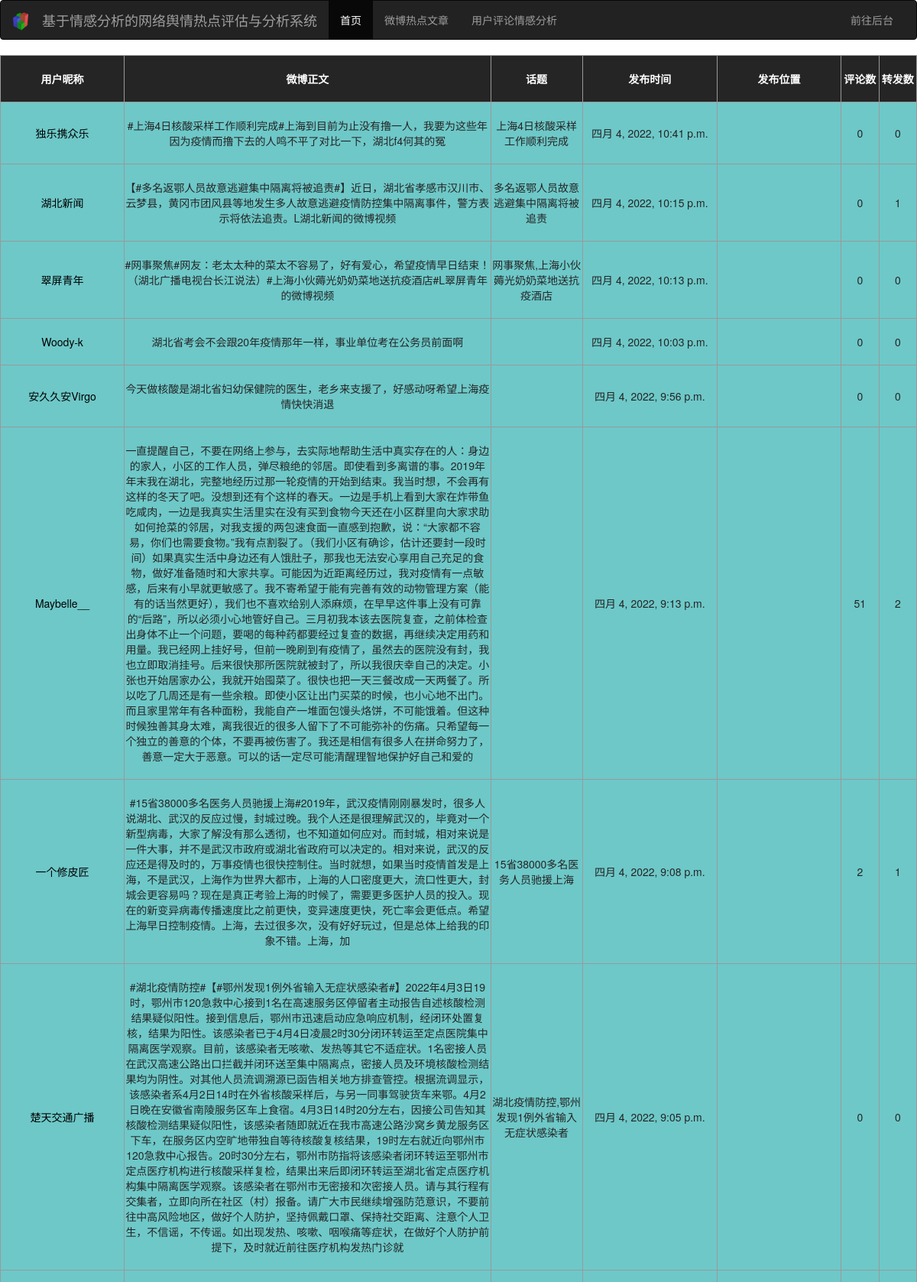
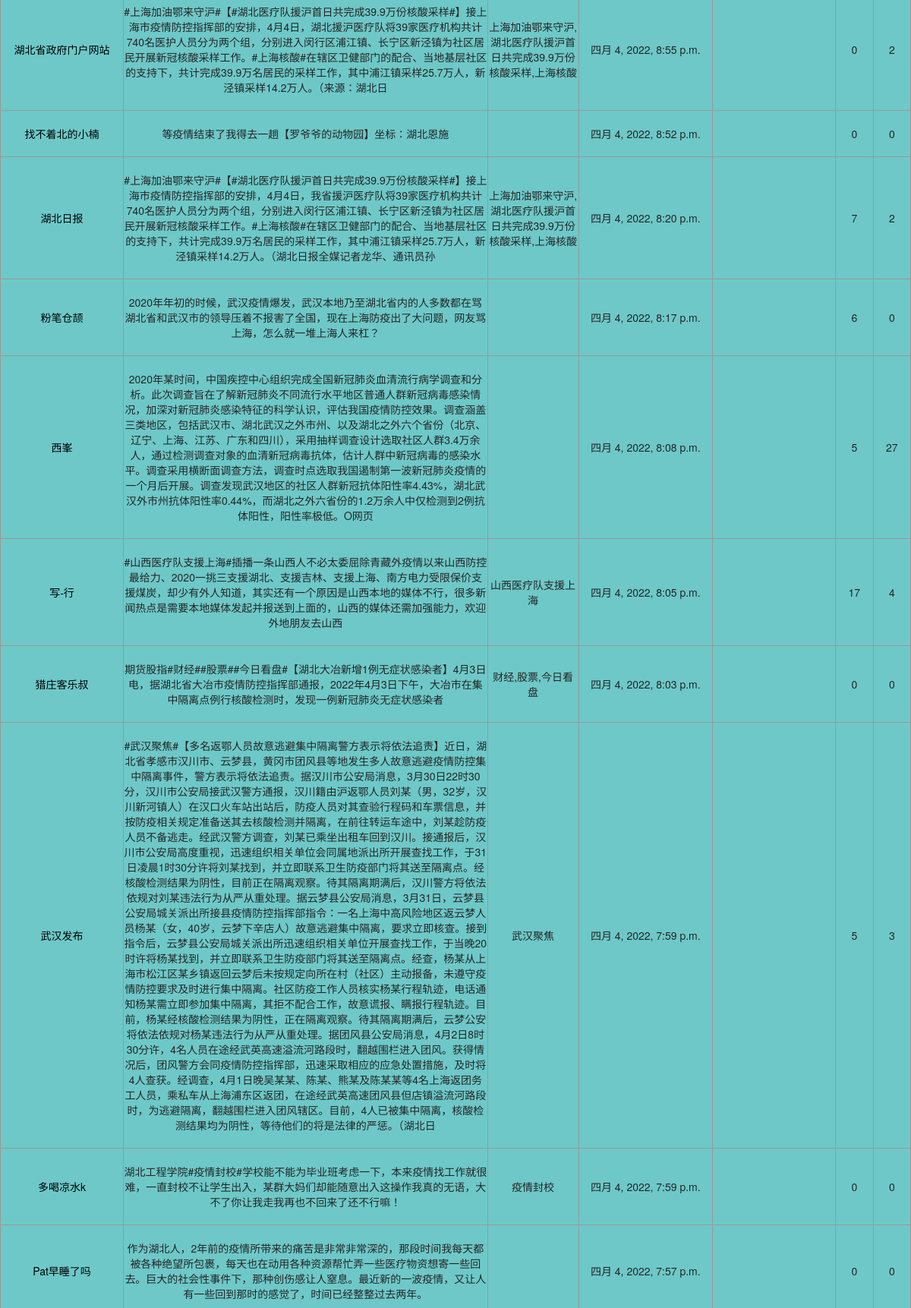
Screenshot of /weibo_hot_article/ (upper part) with the database file from the repository (2 pictures, top to bottom).
### WeiboModel/models.py (models this page shows)
class HotArticle(models.Model):
    article_bid = models.CharField('文章BID', max_length=100)
    article_uid = models.CharField('文章UID', max_length=100)
    article_id = models.CharField('文章ID', max_length=100)
    screen_name = models.TextField('用户昵称')
    text = models.TextField('微博正文')
    topics = models.TextField('话题')
    publish_time = models.DateTimeField('发布时间')
    location= models.TextField('发布位置')
    comments_count = models.IntegerField('评论数')
    reposts_count = models.IntegerField('转发数')
    publish_tool = models.TextField('发布工具')
    class Meta:
        db_table = "hot_article"
        verbose_name = "热点文章"
        verbose_name_plural = verbose_name
        ordering = ('id',)

### public_opinion_analysis_system/views.py (the view)
# urls.py: path('weibo_hot_article/', views.weibo_hot_article),
def weibo_hot_article(request):
    context = {}
    name_list = ['用户昵称', '微博正文', '话题', '发布时间',
                    '发布位置', '评论数', '转发数']
    article_list = HotArticle.objects.all()
    context['article_list'] = article_list
    context['name_list'] = name_list
    return render(request, "weibo_hot_article.html", context)

### templates/weibo_hot_article.html
{%extends "base.html" %}
{% block mainHead %}
     <link rel="stylesheet" href="/static/css/table.css">
{% endblock %}
{% block mainbody %}
<table border="1">
    <thead>
        <tr>
            {% if name_list %}
                {% for name in name_list %}
                    <th>{{name}}</th>
                {% endfor %}
            {% endif %}
        </tr>
    </thead>
    {% if article_list %}
      {% for article in article_list %}
        <tr>
            <td>{{article.screen_name}}</td>
            <td style="width: 40%">{{article.text}}</td>
            <td style="width: 10%">{{article.topics}}</td>
            <td>{{article.publish_time}}</td>
            <td>{{article.location}}</td>
            <td>{{article.comments_count}}</td>
            <td>{{article.reposts_count}}</td>
        </tr>
      {% endfor %}
    {% else %}
      <p>没有查询到数据</p>
    {% endif %}
</table>
{% endblock %}

### statics/css/table.css (style rules this page uses)
table { width: 100%; border-collapse: collapse; }
th, td { border: 1px solid #999; text-align: center; padding: 20px 0; }
table thead tr { background-color: #252525; color: #fff; }
table tbody tr:nth-child(even) { background-color:#6EC8C8; color:#252525; }
table tbody tr:nth-child(odd) { background-color:#6EC8C8; color: #252525; }
table tbody tr td:first-child { color: #000; }

### rows the page displays
HotArticle: screen_name "独乐携众乐", text "#上海4日核酸采样工作顺利完成#上海到目前为止没有撸一人，我要为这些年因为疫情而撸下去的人鸣不平了对比一下，湖北f4何其的冤", topics "上海4日核酸采样工作顺利完成", publish_time "四月 4, 2022, 10:41 p.m.", comments_count "0", reposts_count "0"
HotArticle: screen_name "湖北新闻", text "【#多名返鄂人员故意逃避集中隔离将被追责#】近日，湖北省孝感市汉川市、云梦县，黄冈市团风县等地发生多人故意逃避疫情防控集中隔离事件，警方表示将依法追责。L湖北新闻的微博视频", topics "多名返鄂人员故意逃避集中隔离将被追责", publish_time "四月 4, 2022, 10:15 p.m.", comments_count "0", reposts_count "1"
HotArticle: screen_name "翠屏青年", text "#网事聚焦#网友：老太太种的菜太不容易了，好有爱心，希望疫情早日结束！（湖北广播电视台长江说法）#上海小伙薅光奶奶菜地送抗疫酒店#L翠屏青年的微博视频", topics "网事聚焦,上海小伙薅光奶奶菜地送抗疫酒店", publish_time "四月 4, 2022, 10:13 p.m.", comments_count "0", reposts_count "0"
HotArticle: screen_name "Woody-k", text "湖北省考会不会跟20年疫情那年一样，事业单位考在公务员前面啊", publish_time "四月 4, 2022, 10:03 p.m.", comments_count "0", reposts_count "0"
HotArticle: screen_name "安久久安Virgo", text "今天做核酸是湖北省妇幼保健院的医生，老乡来支援了，好感动呀希望上海疫情快快消退", publish_time "四月 4, 2022, 9:56 p.m.", comments_count "0", reposts_count "0"
HotArticle: screen_name "Maybelle__", text "一直提醒自己，不要在网络上参与，去实际地帮助生活中真实存在的人：身边的家人，小区的工作人员，弹尽粮绝的邻居。即使看到多离谱的事。2019年年末我在湖北，完整地经历过那一轮疫情的开始到结束。我当时想，不会再有这样的冬天了吧。没想到还有个这样的春天。一边是手机上看到大家在炸带鱼吃咸肉，一边是我真实生活里实在没有买到食物今天还在小区群里向大家求助如何抢菜的邻居，对我支援的两包速食面一直感到抱歉，说：“大家都不容易，你们也需要食物。”我有点割裂了。（我们小区有确诊，估计还要封一段时间）如果真实生活中身边还有人饿肚子，那我也无法安心享用自己充足的食物，做好准备随时和大家共享。可能因为近距离经历过，我对疫情有一点敏感，后来有小早就更敏感了。我不寄希望于能有完善有效的动物管理方案（能有的话当然更好），我们也不喜欢给别人添麻烦，在早早这件事上没有可靠的“后路”，所以必须小心地管好自己。三月初我本该去医院复查，之前体检查出身体不止一个问题，要喝的每种药都要经过复查的数据，再继续决定用药和用量。我已经网上挂好号，但前一晚刷到有疫情了，虽然去的医院没有封，我也立即取消挂号。后来很快那所医院就被封了，所以我很庆幸自己的决定。小张也开始居家办公，我就开始囤菜了。很快也把一天三餐改成一天两餐了。所以吃了几周还是有一些余粮。即使小区让出门买菜的时候，也小心地不出门。而且家里常年有各种面粉，我能自产一堆面包馒头烙饼，不可能饿着。但这种时候独善其身太难，离我很近的很多人留下了不可能弥补的伤痛。只希望每一个独立的善意的个体，不要再被伤害了。我还是相信有很多人在拼命努力了，善意一定大于恶意。可以的话一定尽可能清醒理…", publish_time "四月 4, 2022, 9:13 p.m.", comments_count "51", reposts_count "2"
HotArticle: screen_name "一个修皮匠", text "#15省38000多名医务人员驰援上海#2019年，武汉疫情刚刚暴发时，很多人说湖北、武汉的反应过慢，封城过晚。我个人还是很理解武汉的，毕竟对一个新型病毒，大家了解没有那么透彻，也不知道如何应对。而封城，相对来说是一件大事，并不是武汉市政府或湖北省政府可以决定的。相对来说，武汉的反应还是得及时的，万事疫情也很快控制住。当时就想，如果当时疫情首发是上海，不是武汉，上海作为世界大都市，上海的人口密度更大，流口性更大，封城会更容易吗？现在是真正考验上海的时候了，需要更多医护人员的投入。现在的新变异病毒传播速度比之前更快，变异速度更快，死亡率会更低点。希望上海早日控制疫情。上海，去过很多次，没有好好玩过，但是总体上给我的印象不错。上海，加", topics "15省38000多名医务人员驰援上海", publish_time "四月 4, 2022, 9:08 p.m.", comments_count "2", reposts_count "1"
HotArticle: screen_name "楚天交通广播", text "#湖北疫情防控#【#鄂州发现1例外省输入无症状感染者#】2022年4月3日19时，鄂州市120急救中心接到1名在高速服务区停留者主动报告自述核酸检测结果疑似阳性。接到信息后，鄂州市迅速启动应急响应机制，经闭环处置复核，结果为阳性。该感染者已于4月4日凌晨2时30分闭环转运至定点医院集中隔离医学观察。目前，该感染者无咳嗽、发热等其它不适症状。1名密接人员在武汉高速公路出口拦截并闭环送至集中隔离点，密接人员及环境核酸检测结果均为阴性。对其他人员流调溯源已函告相关地方排查管控。根据流调显示，该感染者系4月2日14时在外省核酸采样后，与另一同事驾驶货车来鄂。4月2日晚在安徽省南陵服务区车上食宿。4月3日14时20分左右，因接公司告知其核酸检测结果疑似阳性，该感染者随即就近在我市高速公路沙窝乡黄龙服务区下车，在服务区内空旷地带独自等待核酸复核结果，19时左右就近向鄂州市120急救中心报告。20时30分左右，鄂州市防指将该感染者闭环转运至鄂州市定点医疗机构进行核酸采样复检，结果出来后即闭环转运至湖北省定点医疗机构集中隔离医学观察。该感染者在鄂州市无密接和次密接人员。请与其行程有交集者，立即向所在社区（村）报备。请广大市民继续增强防范意识，不要前往中高风险地区，做好个人防护，坚持佩戴口罩、保持社交距离、注意个人卫生，不信谣，不传谣。如出现发热、咳嗽、咽喉痛等症状，在做好个人防护前提下，及时就近前往医疗机构发热门诊就", topics "湖北疫情防控,鄂州发现1例外省输入无症状感染者", publish_time "四月 4, 2022, 9:05 p.m.", comments_count "0", reposts_count "0"
HotArticle: screen_name "湖北省政府门户网站", text "#上海加油鄂来守沪#【#湖北医疗队援沪首日共完成39.9万份核酸采样#】接上海市疫情防控指挥部的安排，4月4日，湖北援沪医疗队将39家医疗机构共计740名医护人员分为两个组，分别进入闵行区浦江镇、长宁区新泾镇为社区居民开展新冠核酸采样工作。#上海核酸#在辖区卫健部门的配合、当地基层社区的支持下，共计完成39.9万名居民的采样工作，其中浦江镇采样25.7万人，新泾镇采样14.2万人。（来源：湖北日", topics "上海加油鄂来守沪,湖北医疗队援沪首日共完成39.9万份核酸采样,上海核酸", publish_time "四月 4, 2022, 8:55 p.m.", comments_count "0", reposts_count "2"
HotArticle: screen_name "找不着北的小楠", text "等疫情结束了我得去一趟【罗爷爷的动物园】坐标：湖北恩施", publish_time "四月 4, 2022, 8:52 p.m.", comments_count "0", reposts_count "0"
HotArticle: screen_name "湖北日报", text "#上海加油鄂来守沪#【#湖北医疗队援沪首日共完成39.9万份核酸采样#】接上海市疫情防控指挥部的安排，4月4日，我省援沪医疗队将39家医疗机构共计740名医护人员分为两个组，分别进入闵行区浦江镇、长宁区新泾镇为社区居民开展新冠核酸采样工作。#上海核酸#在辖区卫健部门的配合、当地基层社区的支持下，共计完成39.9万名居民的采样工作，其中浦江镇采样25.7万人，新泾镇采样14.2万人。（湖北日报全媒记者龙华、通讯员孙", topics "上海加油鄂来守沪,湖北医疗队援沪首日共完成39.9万份核酸采样,上海核酸", publish_time "四月 4, 2022, 8:20 p.m.", comments_count "7", reposts_count "2"
HotArticle: screen_name "粉笔仓颉", text "2020年年初的时候，武汉疫情爆发，武汉本地乃至湖北省内的人多数都在骂湖北省和武汉市的领导压着不报害了全国，现在上海防疫出了大问题，网友骂上海，怎么就一堆上海人来杠？", publish_time "四月 4, 2022, 8:17 p.m.", comments_count "6", reposts_count "0"
HotArticle: screen_name "西峯", text "2020年某时间，中国疾控中心组织完成全国新冠肺炎血清流行病学调查和分析。此次调查旨在了解新冠肺炎不同流行水平地区普通人群新冠病毒感染情况，加深对新冠肺炎感染特征的科学认识，评估我国疫情防控效果。调查涵盖三类地区，包括武汉市、湖北武汉之外市州、以及湖北之外六个省份（北京、辽宁、上海、江苏、广东和四川），采用抽样调查设计选取社区人群3.4万余人，通过检测调查对象的血清新冠病毒抗体，估计人群中新冠病毒的感染水平。调查采用横断面调查方法，调查时点选取我国遏制第一波新冠肺炎疫情的一个月后开展。调查发现武汉地区的社区人群新冠抗体阳性率4.43%，湖北武汉外市州抗体阳性率0.44%，而湖北之外六省份的1.2万余人中仅检测到2例抗体阳性，阳性率极低。O网页", publish_time "四月 4, 2022, 8:08 p.m.", comments_count "5", reposts_count "27"
HotArticle: screen_name "写-行", text "#山西医疗队支援上海#插播一条山西人不必太委屈除青藏外疫情以来山西防控最给力、2020一挑三支援湖北、支援吉林、支援上海、南方电力受限保价支援煤炭，却少有外人知道，其实还有一个原因是山西本地的媒体不行，很多新闻热点是需要本地媒体发起并报送到上面的，山西的媒体还需加强能力，欢迎外地朋友去山西", topics "山西医疗队支援上海", publish_time "四月 4, 2022, 8:05 p.m.", comments_count "17", reposts_count "4"
HotArticle: screen_name "猎庄客乐叔", text "期货股指#财经##股票##今日看盘#【湖北大冶新增1例无症状感染者】4月3日电，据湖北省大冶市疫情防控指挥部通报，2022年4月3日下午，大冶市在集中隔离点例行核酸检测时，发现一例新冠肺炎无症状感染者", topics "财经,股票,今日看盘", publish_time "四月 4, 2022, 8:03 p.m.", comments_count "0", reposts_count "0"
HotArticle: screen_name "武汉发布", text "#武汉聚焦#【多名返鄂人员故意逃避集中隔离警方表示将依法追责】近日，湖北省孝感市汉川市、云梦县，黄冈市团风县等地发生多人故意逃避疫情防控集中隔离事件，警方表示将依法追责。据汉川市公安局消息，3月30日22时30分，汉川市公安局接武汉警方通报，汉川籍由沪返鄂人员刘某（男，32岁，汉川新河镇人）在汉口火车站出站后，防疫人员对其查验行程码和车票信息，并按防疫相关规定准备送其去核酸检测并隔离，在前往转运车途中，刘某趁防疫人员不备逃走。经武汉警方调查，刘某已乘坐出租车回到汉川。接通报后，汉川市公安局高度重视，迅速组织相关单位会同属地派出所开展查找工作，于31日凌晨1时30分许将刘某找到，并立即联系卫生防疫部门将其送至隔离点。经核酸检测结果为阴性，目前正在隔离观察。待其隔离期满后，汉川警方将依法依规对刘某违法行为从严从重处理。据云梦县公安局消息，3月31日，云梦县公安局城关派出所接县疫情防控指挥部指令：一名上海中高风险地区返云梦人员杨某（女，40岁，云梦下辛店人）故意逃避集中隔离，要求立即核查。接到指令后，云梦县公安局城关派出所迅速组织相关单位开展查找工作，于当晚20时许将杨某找到，并立即联系卫生防疫部门将其送至隔离点。经查，杨某从上海市松江区某乡镇返回云梦后未按规定向所在村（社区）主动报备，未遵守疫情防控要求及时进行集中隔离。社区防疫工作人员核实杨某行程轨迹，电话通知杨某需立即参加集中隔离，其拒不配合工作，故意谎报、瞒报行程轨迹。目前，杨某经核酸检测结果为阴性，正在隔离观察。待其隔离期满后，云梦公安将依法依规对杨某违法行为从严从重处理。据团风县公安局消息，4月2日8时30分许，4名人员在…", topics "武汉聚焦", publish_time "四月 4, 2022, 7:59 p.m.", comments_count "5", reposts_count "3"
HotArticle: screen_name "多喝凉水k", text "湖北工程学院#疫情封校#学校能不能为毕业班考虑一下，本来疫情找工作就很难，一直封校不让学生出入，某群大妈们却能随意出入这操作我真的无语，大不了你让我走我再也不回来了还不行嘛！", topics "疫情封校", publish_time "四月 4, 2022, 7:59 p.m.", comments_count "0", reposts_count "0"
HotArticle: screen_name "Pat早睡了吗", text "作为湖北人，2年前的疫情所带来的痛苦是非常非常深的，那段时间我每天都被各种绝望所包裹，每天也在动用各种资源帮忙弄一些医疗物资想寄一些回去。巨大的社会性事件下，那种创伤感让人窒息。最近新的一波疫情，又让人有一些回到那时的感觉了，时间已经整整过去两年。", publish_time "四月 4, 2022, 7:57 p.m.", comments_count "0", reposts_count "0"

### other values shown
{{ name }} "用户昵称" "微博正文" "话题" "发布时间" "发布位置" "评论数" "转发数"
